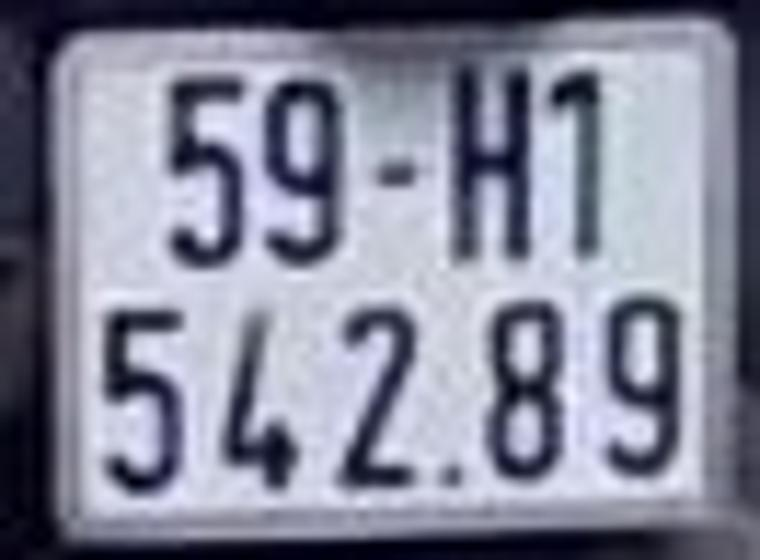
#> input picture server/crop_image/1xemay587.jpg, 760 x 560 px
$ python -i lp_detector.py   (imports and definitions only)
#> lines starting #> are read from the running program, lines starting #| are printed output that depends on the picture; after the words box and inside, x2 and y2 are one past the last pixel; in counts of white or black regions, pixels touching at a corner belong together
import cv2
import numpy as np


class PlateDetector:

    def __init__(
        self,
        min_area=4000,
        max_area_ratio=0.80,       # so với diện tích ROI
        min_aspect_ratio=1.0,
        max_aspect_ratio=6.0,
        min_fill=0.55,             # contour_area / bbox_area
        min_ink=0.06,              # tỉ lệ pixel "chữ" tối thiểu
        max_ink=0.48,
        padding=4,
        max_candidates=5,
    ):
        self.min_area = min_area
        self.max_area_ratio = max_area_ratio
        self.min_aspect_ratio = min_aspect_ratio
        self.max_aspect_ratio = max_aspect_ratio
        self.min_fill = min_fill
        self.min_ink = min_ink
        self.max_ink = max_ink
        self.padding = padding
        self.max_candidates = max_candidates

    # ---------------------------------------------------------
    def _masks(self, gray):
        gray = cv2.bilateralFilter(gray, 9, 50, 50)
        gray = cv2.createCLAHE(2.0, (8, 8)).apply(gray)

        # A: cạnh -> đóng để cả viền biển + chữ thành một khối
        edges = cv2.Canny(gray, 50, 150)
        k = cv2.getStructuringElement(cv2.MORPH_RECT, (17, 9))
        edges_closed = cv2.morphologyEx(
            edges, cv2.MORPH_CLOSE, k, iterations=2
        )

        # B: Otsu cả hai cực tính (biển trắng và biển vàng/tối)
        _, otsu = cv2.threshold(
            gray, 0, 255, cv2.THRESH_BINARY + cv2.THRESH_OTSU
        )
        k2 = cv2.getStructuringElement(cv2.MORPH_RECT, (9, 9))
        otsu_closed = cv2.morphologyEx(otsu, cv2.MORPH_CLOSE, k2)
        otsu_inv = cv2.morphologyEx(
            cv2.bitwise_not(otsu), cv2.MORPH_CLOSE, k2
        )

        return gray, (edges_closed, otsu_closed, otsu_inv)

    # [9 lines left out: function _iou, not called in this run]

    # ---------------------------------------------------------
    def detect_candidates(self, frame, roi=None):
        """
        Trả về list[(crop, bbox, score)] sắp xếp giảm dần theo điểm.
        bbox theo tọa độ KHUNG GỐC.
        """
        if frame is None or frame.size == 0:
            return []

        fh, fw = frame.shape[:2]
        ox = oy = 0
        work = frame

        if roi is not None:
            rx, ry, rw, rh = roi
            rx, ry = max(0, rx), max(0, ry)
            rw, rh = min(rw, fw - rx), min(rh, fh - ry)
            if rw <= 0 or rh <= 0:
                return []
            work = frame[ry:ry + rh, rx:rx + rw]
            ox, oy = rx, ry

        wh, ww = work.shape[:2]
        roi_area = ww * wh

        gray0 = (work if work.ndim == 2
                 else cv2.cvtColor(work, cv2.COLOR_BGR2GRAY))
        gray, masks = self._masks(gray0)

        cands = []
        for mask in masks:
            # EXTERNAL: bỏ contour con (mảnh chữ bên trong biển)
            contours, _ = cv2.findContours(
                mask, cv2.RETR_EXTERNAL, cv2.CHAIN_APPROX_SIMPLE
            )
            for c in contours:
                x, y, w, h = cv2.boundingRect(c)
                if w <= 0 or h <= 0:
                    continue
                area = w * h
                ratio = w / float(h)

                if area < self.min_area or area > roi_area * self.max_area_ratio:
                    continue
                if not (self.min_aspect_ratio <= ratio <= self.max_aspect_ratio):
                    continue

                fill = cv2.contourArea(c) / float(area)
                if fill < self.min_fill:
                    continue

                # Biển có nền đồng nhất + chữ là thiểu số, bất kể màu
                patch = gray[y:y + h, x:x + w]
                _, b = cv2.threshold(
                    patch, 0, 255,
                    cv2.THRESH_BINARY + cv2.THRESH_OTSU
                )
                white = cv2.countNonZero(b) / float(area)
                ink = min(white, 1.0 - white)
                if not (self.min_ink <= ink <= self.max_ink):
                    continue

                # Hai cụm tỉ lệ: ~1.3 (2 dòng) và ~4.5 (1 dòng)
                ratio_score = max(
                    1.0 - abs(ratio - 1.35) / 1.0,
                    1.0 - abs(ratio - 4.5) / 2.0,
                    0.0,
                )

                score = (
                    0.40 * min(area / (roi_area * 0.25), 1.0)
                    + 0.25 * fill
                    + 0.20 * ratio_score
                    + 0.15 * min(ink / 0.25, 1.0)
                )
                cands.append((score, (x, y, w, h), ratio, fill, ink))

        if not cands:
            print("[PLATE] No candidate in ROI")
            return []

        cands.sort(key=lambda t: t[0], reverse=True)

        # Loại ứng viên trùng nhau
        kept = []
        for item in cands:
            if all(self._iou(item[1], k[1]) < 0.5 for k in kept):
                kept.append(item)
            if len(kept) >= self.max_candidates:
                break

        results = []
        for i, (s, (x, y, w, h), r, f, ink) in enumerate(kept):
            print(f"[PLATE] #{i+1}: bbox={(x+ox, y+oy, w, h)} "
                  f"ratio={r:.2f} fill={f:.2f} ink={ink:.2f} score={s:.3f}")

            left = max(0, x - self.padding)
            top = max(0, y - self.padding)
            right = min(ww, x + w + self.padding)
            bottom = min(wh, y + h + self.padding)

            crop = work[top:bottom, left:right].copy()
            if crop.size == 0:
                continue
            bbox = (left + ox, top + oy, right - left, bottom - top)
            results.append((crop, bbox, s))

        return results

    # Giữ tương thích với code cũ
    # [5 lines left out: function detect, not called in this run]

>>> import cv2
>>> picture = cv2.imread('../crop_image/1xemay587.jpg')
#> picture is the input picture: shape (560, 760, 3); mean B, G, R 152.6, 134.2, 132
>>> result = PlateDetector().detect_candidates(picture)
#> in detect_candidates, `gray0 = (work if work.ndim == 2 else cv2.cvtColor(work, cv2.COLOR_BGR2..`:
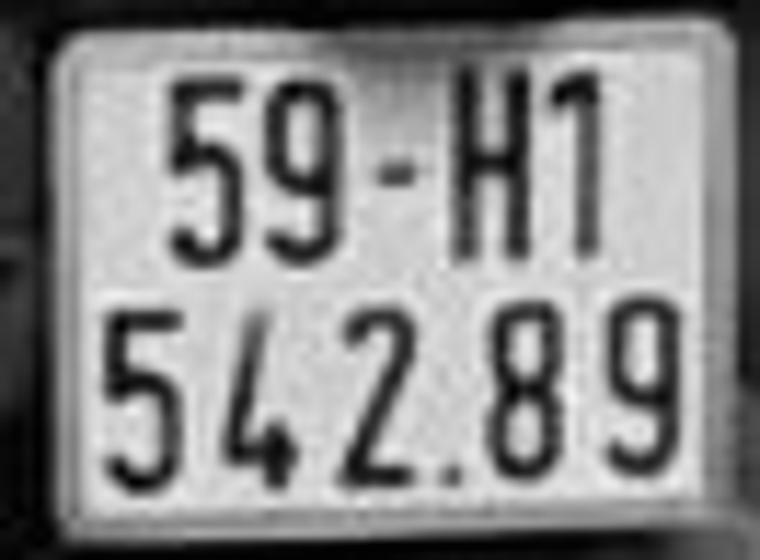
#> gray0: shape (560, 760); min 1, max 243, mean 135.7
#> in _masks, `gray = cv2.createCLAHE(2.0, (8, 8)).apply(gray)`:
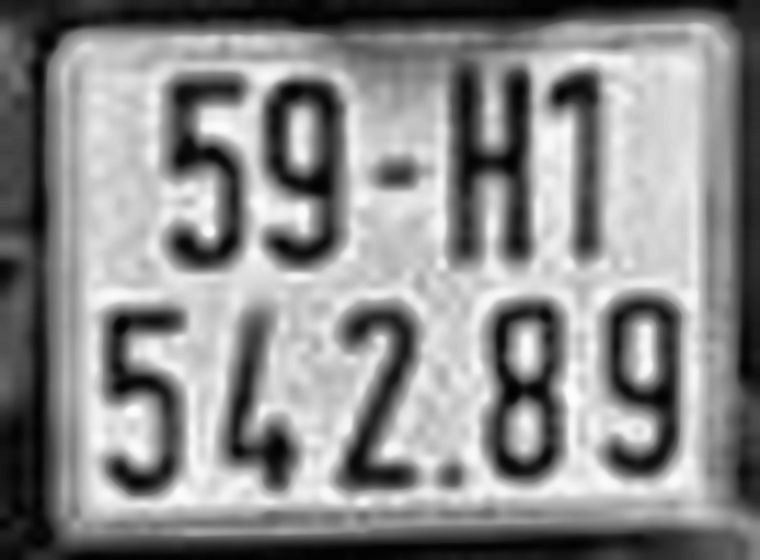
#> gray: shape (560, 760); min 0, max 253, mean 138.4
#> in _masks, `edges = cv2.Canny(gray, 50, 150)`:
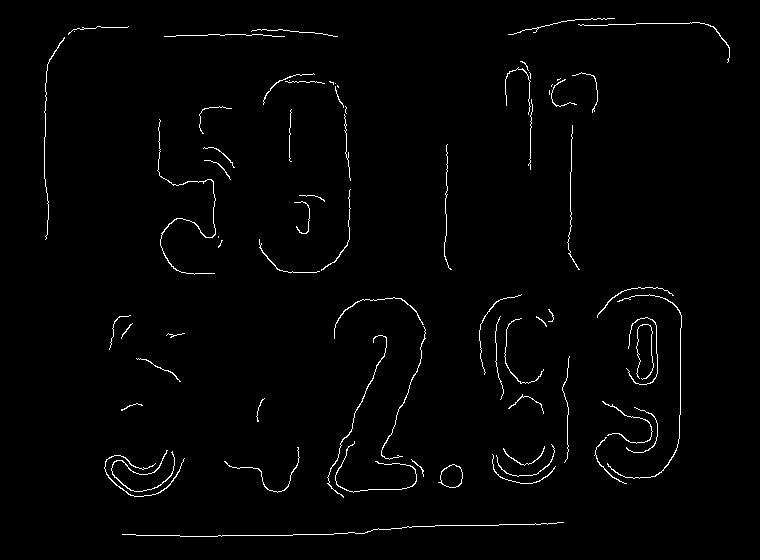
#> edges: shape (560, 760); 1.5% white in thin lines or dots, all inside (x1, y1, x2, y2) = (44, 18, 730, 537)
#> in _masks, `edges_closed = cv2.morphologyEx( edges, cv2.MORPH_CLOSE, k, iterations..`:
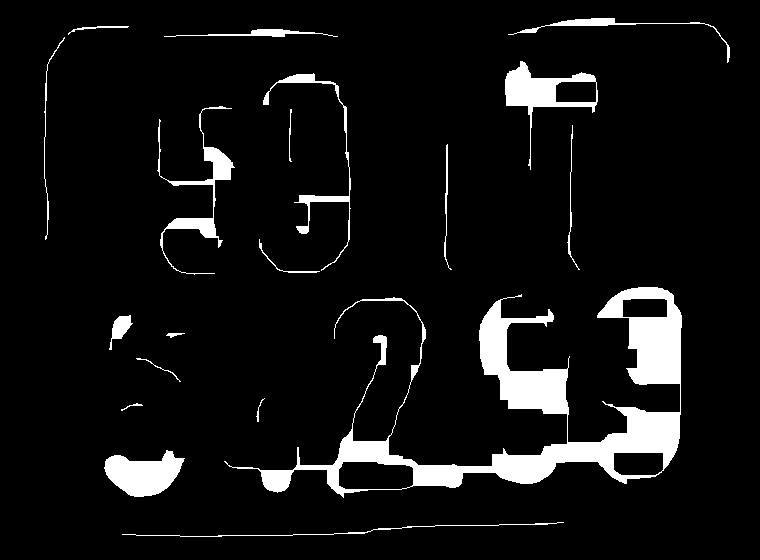
#> edges_closed: shape (560, 760); 7.3% white; 19 white regions, largest, box (x1, y1, x2, y2) and area: (224, 287, 682, 498) 20005, (104, 450, 185, 497) 2377, (505, 61, 598, 170) 2317
#> in _masks, `_, otsu = cv2.threshold( gray, 0, 255, cv2.THRESH_BINARY + cv2.THRESH_..`:
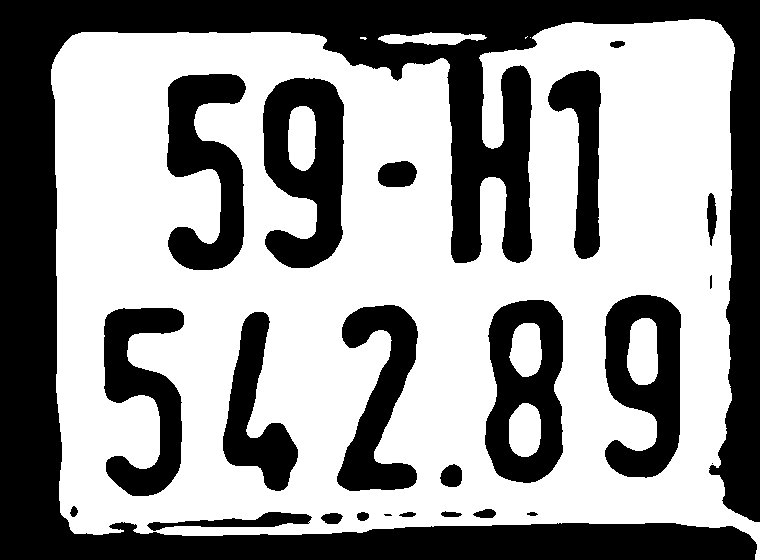
#> otsu: shape (560, 760); 59.1% white; 24 black regions (2 under 20 px), largest, box (x1, y1, x2, y2) and area: (0, 0, 760, 560) 106647, (263, 78, 344, 268) 10045, (485, 300, 563, 483) 9247
#> in _masks, `otsu_closed = cv2.morphologyEx(otsu, cv2.MORPH_CLOSE, k2)`:
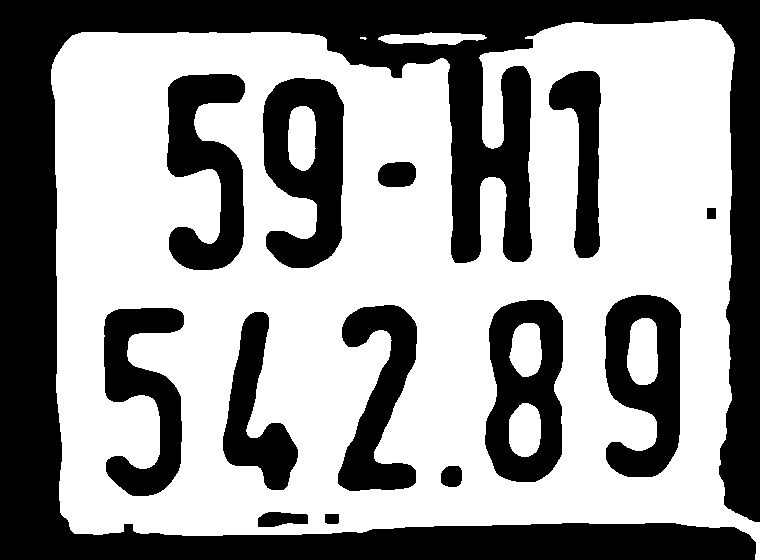
#> otsu_closed: shape (560, 760); 59.6% white; 14 black regions, largest, box (x1, y1, x2, y2) and area: (0, 0, 760, 560) 106231, (263, 78, 344, 268) 10020, (485, 300, 563, 482) 9227
#> in _masks, `otsu_inv = cv2.morphologyEx( cv2.bitwise_not(otsu), cv2.MORPH_CLOSE, k..`:
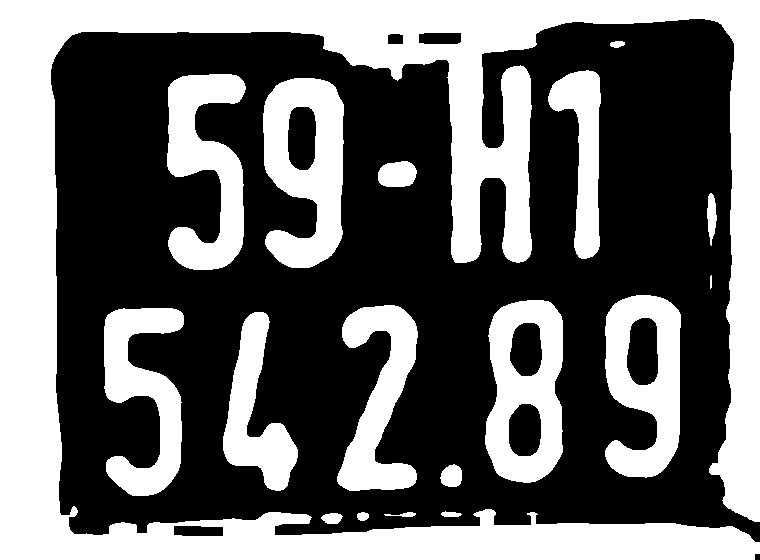
#> otsu_inv: shape (560, 760); 41.2% white; 18 white regions, largest, box (x1, y1, x2, y2) and area: (0, 0, 760, 560) 109582, (263, 78, 344, 268) 10074, (485, 300, 563, 483) 9287
#> the loop in detect_candidates, `for mask in masks:` made 3 passes
#> after the loop in detect_candidates, `for mask in masks:`: cands = []
#> result = []

$ run again, on server/crop_image/1xemay617.jpg
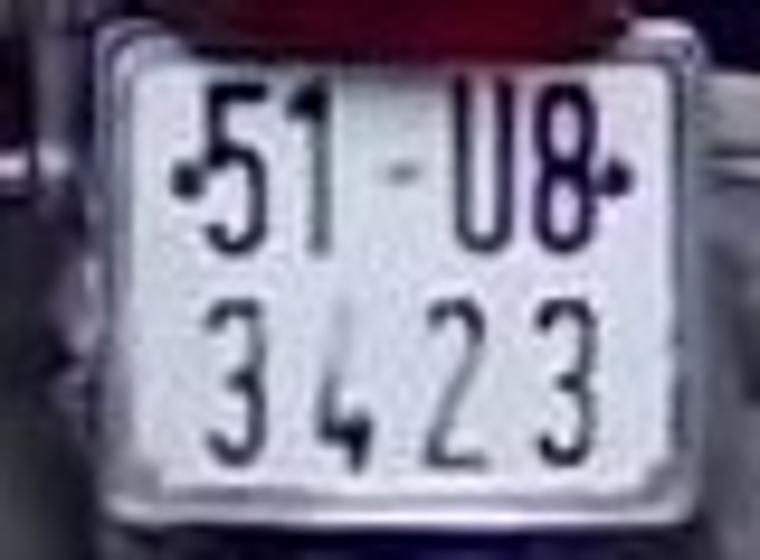
#> input picture server/crop_image/1xemay617.jpg, 760 x 560 px
#> picture is the input picture: shape (560, 760, 3); mean B, G, R 143.1, 123.7, 126.5
#> edges: shape (560, 760); 1.7% white in thin lines or dots
#> edges_closed: shape (560, 760); 11.2% white; 16 white regions, largest, box (x1, y1, x2, y2) and area: (164, 81, 331, 263) 12241, (449, 78, 628, 264) 9748, (99, 491, 691, 537) 6812
#> otsu: shape (560, 760); 52.4% white; 13 black regions, largest, box (x1, y1, x2, y2) and area: (0, 0, 760, 560) 170572, (532, 80, 632, 257) 9710, (203, 297, 268, 468) 5673
#> otsu_closed: shape (560, 760); 53.1% white; 13 black regions, largest, box (x1, y1, x2, y2) and area: (0, 0, 760, 560) 161923, (532, 80, 632, 257) 9701, (0, 0, 46, 153) 6193
#> otsu_inv: shape (560, 760); 48% white; 12 white regions, largest, box (x1, y1, x2, y2) and area: (0, 0, 760, 560) 172209, (532, 80, 632, 257) 9761, (203, 297, 268, 468) 5703
#> the loop in detect_candidates, `for mask in masks:` made 3 passes
#> after the loop in detect_candidates, `for mask in masks:`:
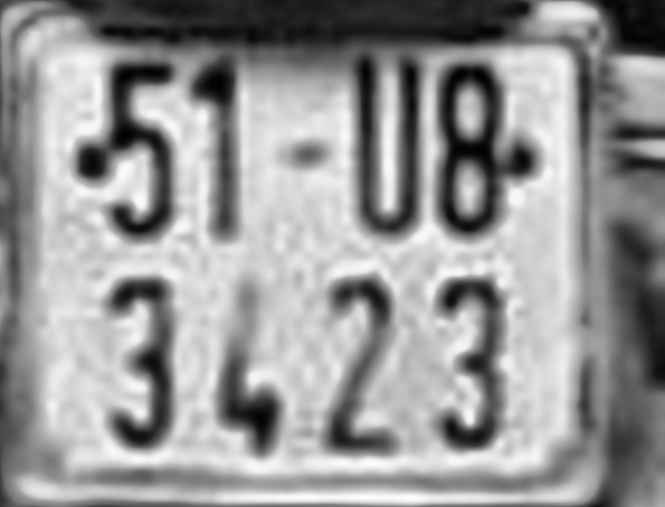
#> patch: shape (507, 665); min 1, max 253, mean 150.7
#> after the loop in detect_candidates, `for mask in masks:`: cands = [(0.919, (95, 19, 665, 507), 1.31, 0.708, 0.404)]
#> the loop in detect_candidates, `for item in cands:` made 1 pass
#> item on pass 1: (0.919, (95, 19, 665, 507), 1.31, 0.708, 0.404)
#> the loop in detect_candidates, `for i, (s, (x, y, w, h), r, f, ink) in enumerate(kept):` made 1 pass
#> (printed output is left out)
#> pass 1, in detect_candidates, `crop = work[top:bottom, left:right].copy()`:
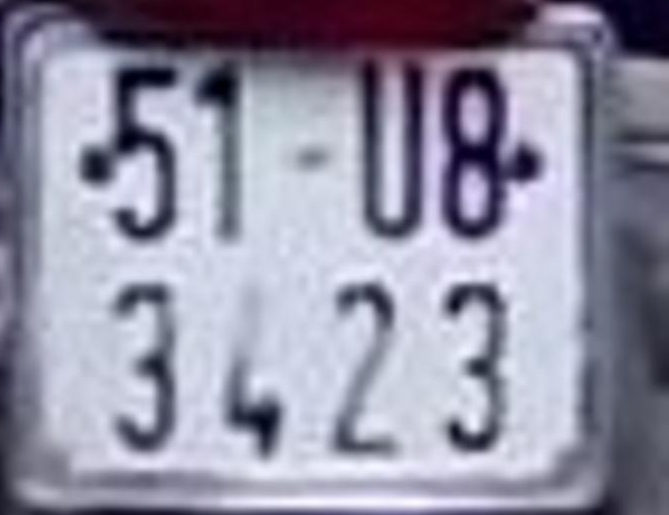
#> crop: shape (515, 669, 3); mean B, G, R 163.8, 144.5, 146.2
#> after the loop in detect_candidates, `for i, (s, (x, y, w, h), r, f, ink) in enumerate(kept):`: results = 1 item

$ run again, on server/crop_image/1xemay619.jpg
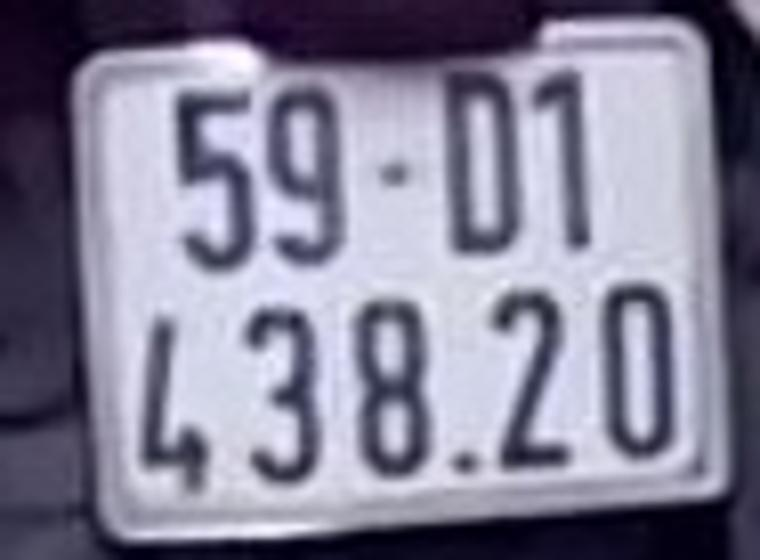
#> input picture server/crop_image/1xemay619.jpg, 760 x 560 px
#> picture is the input picture: shape (560, 760, 3); mean B, G, R 149.8, 128.6, 131.1
#> edges: shape (560, 760); 1.3% white in thin lines or dots, all inside (x1, y1, x2, y2) = (66, 10, 739, 539)
#> edges_closed: shape (560, 760); 8.7% white; 18 white regions (1 under 20 px), largest, box (x1, y1, x2, y2) and area: (534, 276, 739, 512) 12996, (173, 85, 341, 208) 6692, (138, 315, 207, 478) 4267
#> otsu: shape (560, 760); 54% white; 20 black regions (1 under 20 px), largest, box (x1, y1, x2, y2) and area: (0, 0, 760, 560) 135812, (355, 300, 431, 479) 8793, (266, 82, 343, 266) 8591
#> otsu_closed: shape (560, 760); 54.4% white; 12 black regions, largest, box (x1, y1, x2, y2) and area: (0, 0, 760, 560) 135598, (355, 301, 430, 478) 8766, (267, 83, 343, 266) 8578
#> otsu_inv: shape (560, 760); 46.1% white; 19 white regions, largest, box (x1, y1, x2, y2) and area: (0, 0, 760, 560) 136163, (355, 300, 431, 479) 8820, (266, 82, 343, 266) 8613
#> the loop in detect_candidates, `for mask in masks:` made 3 passes
#> after the loop in detect_candidates, `for mask in masks:`:
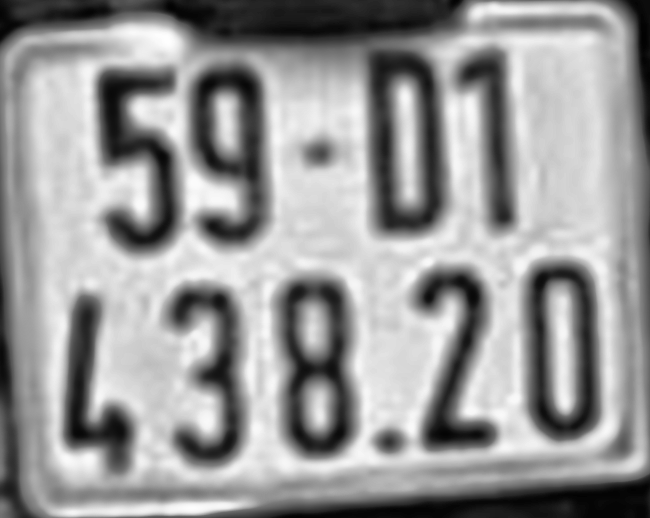
#> patch: shape (518, 650); min 2, max 254, mean 152.3
#> after the loop in detect_candidates, `for mask in masks:`: cands = [(0.94, (76, 21, 650, 518), 1.25, 0.836, 0.352)]
#> the loop in detect_candidates, `for item in cands:` made 1 pass
#> item on pass 1: (0.94, (76, 21, 650, 518), 1.25, 0.836, 0.352)
#> the loop in detect_candidates, `for i, (s, (x, y, w, h), r, f, ink) in enumerate(kept):` made 1 pass
#> (printed output is left out)
#> pass 1, in detect_candidates, `crop = work[top:bottom, left:right].copy()`:
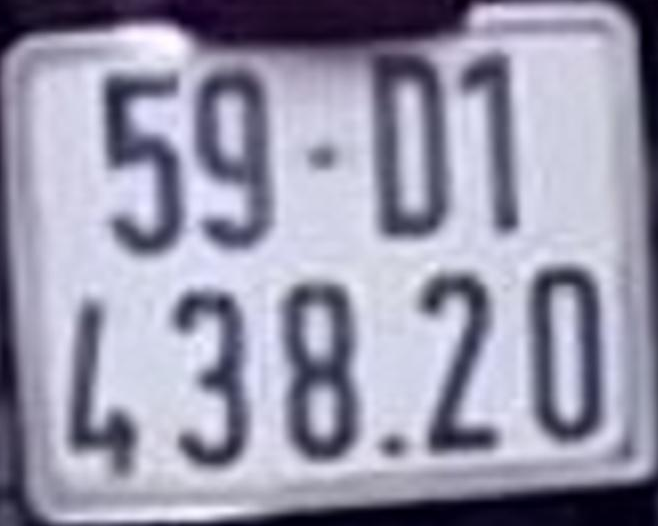
#> crop: shape (526, 658, 3); mean B, G, R 171.5, 150.6, 152.2
#> after the loop in detect_candidates, `for i, (s, (x, y, w, h), r, f, ink) in enumerate(kept):`: results = 1 item
